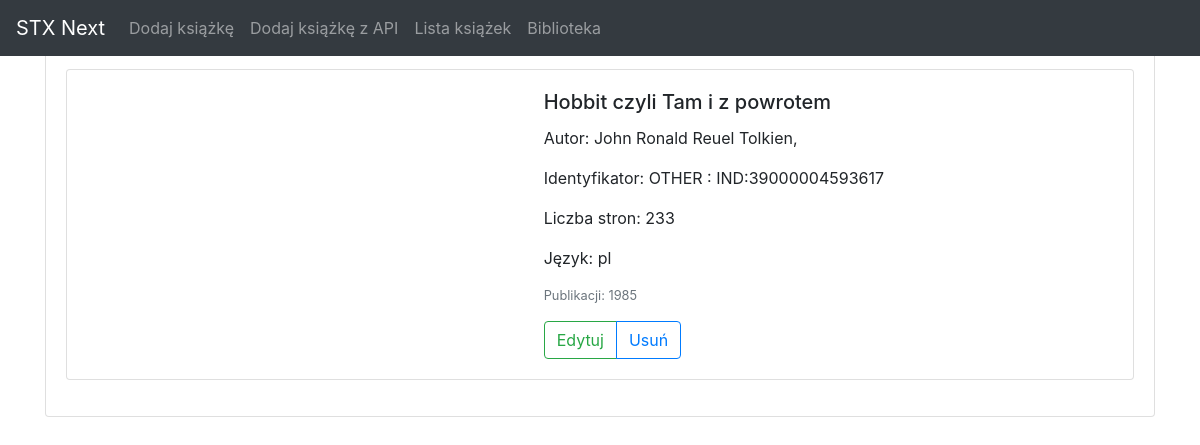
Screenshot of /book/4/ with the database file from the repository.
### test_stxnext/models.py (models this page shows, shortened)
class Book(models.Model):
    title = models.CharField(max_length=75,blank=True,null=True,verbose_name='Tytuł')
    publishedDate = models.CharField(max_length=10,blank=True,null=True,verbose_name='Data publikacji')
    pageCount = models.IntegerField(blank=True,null=True,verbose_name='Ilość stron')
    language = models.CharField(max_length=2,blank=True,null=True,verbose_name='Język')
    class Meta:
        ordering = ('title',)

class Authors(models.Model):
    author = models.CharField(max_length=150,verbose_name='Autor')
    book = models.ForeignKey(Book,on_delete=models.CASCADE,verbose_name='Book',related_name='authors')

class IndustryIdentifier(models.Model):
    type = models.CharField(max_length=25,verbose_name='Typ')
    identifier = models.CharField(max_length=25,verbose_name='Identifikator')
    book = models.ForeignKey(Book,on_delete=models.CASCADE,verbose_name='Book',related_name='industry_identifiers')

### test_stxnext/views.py (the view)
# urls.py: path('book/<int:pk>/', views.BookDetailView.as_view(), name='book-detail'),
class BookDetailView(DetailView):
    model = Book
    template_name = 'book/book_detail.html'
    def get_context_data(self, **kwargs):
        context = super().get_context_data(**kwargs)
        return context

### test_stxnext/templates/book/book_detail.html (shortened to what this page needs)
{% extends "base.html" %}
{% block content %}
<div class="container py-5">
  <div class="card mb-3" style="max-width: 100%;">
        <div class="card-body">
          <div class="card mb-3" style="max-width: 100%;">
            <div class="row g-0">
              <div class="col-md-5">
              </div>
              <div class="col-md-7">
                <div class="card-body">
                  <h5 class="card-title">{{ book.title }}</h5>
                  <p class="card-text">Autor: {% for name in book.authors.all %}
                    {{ name.author }},
                    {% endfor %}</p>
                  <p class="card-text">Identyfikator:
                    {% for identifier in book.industry_identifiers.all %}
                    {{ identifier.type }} : {{ identifier.identifier }}
                    {% endfor %}</p>
                  <p class="card-text">Liczba stron: {{ book.pageCount }}</p>
                  <p class="card-text">Język: {{ book.language }}</p>
                  <p class="card-text"><small class="text-muted">Publikacji: {{ book.publishedDate }}</small></p>
                  <div class="btn-group" role="group" aria-label="Basic outlined example">
                    <a class="btn btn-outline-success" href="{% url 'edit-book' pk=book.id %}" role="button">Edytuj</a>
                    <a class="btn btn-outline-primary" href="{% url 'delete-book' book_id=book.id %}" role="button">Usuń</a>
                  </div>
                </div>
              </div>
            </div>
          </div>
        </div>
  </div>
</div>
{% endblock %}

### rows the page displays
Book: title "Hobbit czyli Tam i z powrotem", pageCount "233", language "pl", publishedDate "1985"
Authors: author "John Ronald Reuel Tolkien"
IndustryIdentifier: type "OTHER", identifier "IND:39000004593617"
